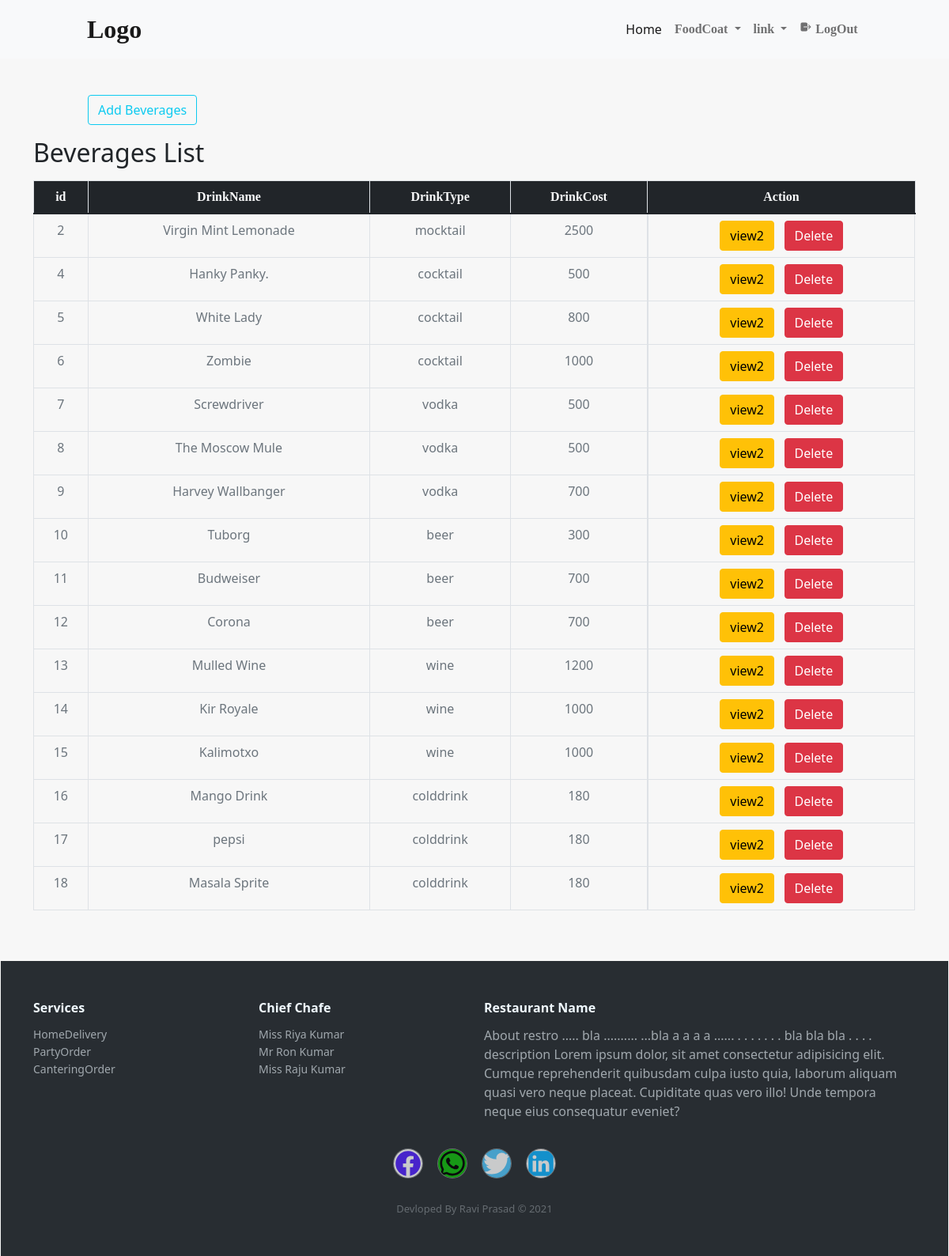
/manager/beveragesIistAdmin/ (signed in), run on the app's committed database.
### CustomerApp/models.py (models this page shows)
class BeveragesModel(models.Model):
    Brand=models.CharField(max_length=200,default='Local')
    DrinkName=models.CharField(max_length=200)
    DrinkType=models.CharField(max_length=200)
    DrinkCost=models.CharField(max_length=200)
    DrinkImage=models.FileField(upload_to="Beverages/",max_length=600)

### ManagerApp/views.py (the view, shortened to what this page needs)
# urls.py: path('beveragesIistAdmin/',beveragesIistAdmin,name='beveragesIistAdmin'),
def beveragesIistAdmin(request):
    if 'ManagerUserid' not in request.session:
        return redirect("MangerLogin")
    obj=BeveragesModel.objects.all()
    obj=obj.values('id','DrinkName','DrinkType','DrinkCost')
    table=['id','DrinkName','DrinkType','DrinkCost']
    return render(request,"manager/MainMenuList.html",{'table':{'column':table,'data':obj,'header':'Beverages List','btn':'Add Beverages'}})

### template/manager/MainMenuList.html (shortened to what this page needs)
{% extends 'manager/M_dashboard.html' %}
{% load static %}
{% block content %}
<div class="row">
  <form action="" method="post">
    <input type="submit" name="AddItems" class="btn btn-outline-info mt-5 offset-sm-1" style="max-height: 5vh;max-width: 200px;" value="{{table.btn}}">
  </form>
</div>
<div class="container mt-3">
    <h2>{{table.header}}</h2>
    <div class="table-responsive">
      <table class="table table-bordered">
        <thead>
          <tr class="bg-dark">
            {% for j in table.column %}
              <th class="text-light bold1 text-center">{{j}}</th>
            {% endfor %}
            <th class="text-light bold1 text-center ">Action</th>
          </tr>
        </thead>
        <tbody>
          {% for i in table.data  %}
          <tr>
            {% for j,k in i.items  %}
            <td class="text-secondary text-center"> {{k}} </td>
            {% endfor %}
            <td class="text-secondary d-flex justify-content-around">
              <form action=""  method="post" class="d-flex inline" >
                <input class="btn btn-warning" type="submit" name="view" value="view2">
                <input class="btn btn-danger" name="Delete" type="submit" value="Delete">
              </form>
          </td>
          </tr>
          {% endfor %}
        </tbody>
      </table>
    </div>
</div>
{% endblock  %}

### static/css/manager/Man_dashboar.css (style rules this page uses)
.bold1 { font-family: serif; font-weight:600; }

### data on the page
BeveragesModel: i "2" "Virgin Mint Lemonade" "mocktail" "2500"
BeveragesModel: i "4" "Hanky Panky." "cocktail" "500"
BeveragesModel: i "5" "White Lady" "cocktail" "800"
BeveragesModel: i "6" "Zombie" "cocktail" "1000"
BeveragesModel: i "7" "Screwdriver" "vodka" "500"
BeveragesModel: i "8" "The Moscow Mule" "vodka" "500"
BeveragesModel: i "9" "Harvey Wallbanger" "vodka" "700"
BeveragesModel: i "10" "Tuborg" "beer" "300"
BeveragesModel: i "11" "Budweiser" "beer" "700"
BeveragesModel: i "12" "Corona" "beer" "700"
BeveragesModel: i "13" "Mulled Wine" "wine" "1200"
BeveragesModel: i "14" "Kir Royale" "wine" "1000"
BeveragesModel: i "15" "Kalimotxo" "wine" "1000"
BeveragesModel: i "16" "Mango Drink" "colddrink" "180"
BeveragesModel: i "17" "pepsi" "colddrink" "180"
BeveragesModel: i "18" "Masala Sprite" "colddrink" "180"

### other printed values
{{ table.header }} "Beverages List"
{{ j }} "id" "DrinkName" "DrinkType" "DrinkCost"
